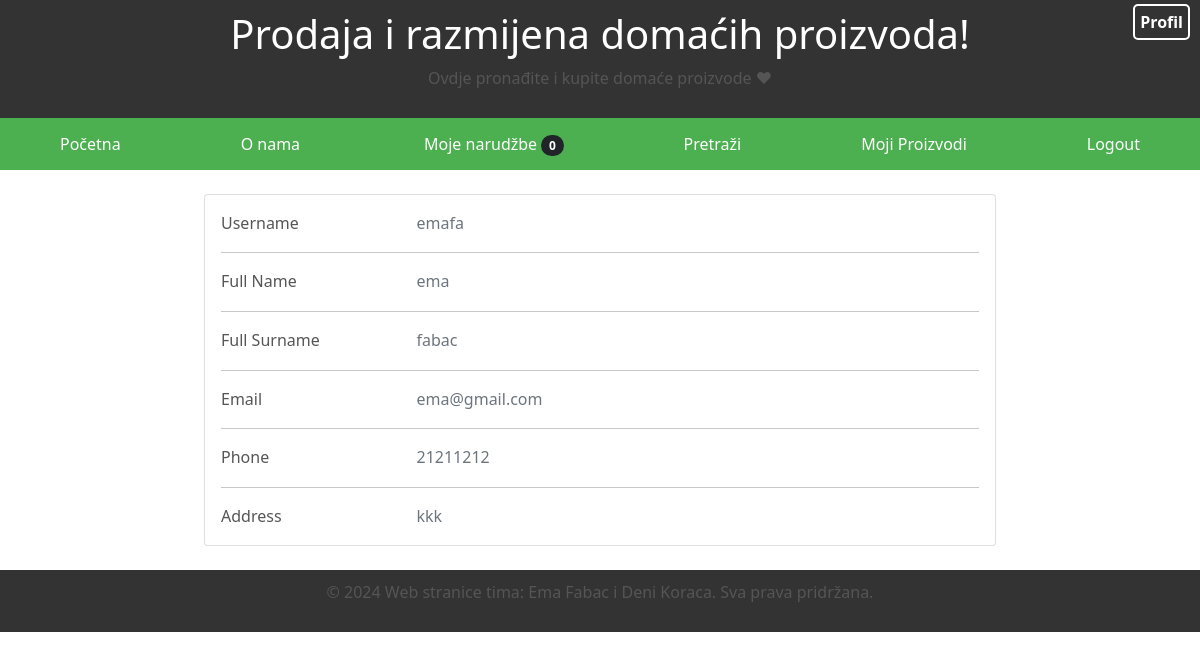
/profile/ (signed in), run on an earlier commit of the app's database.
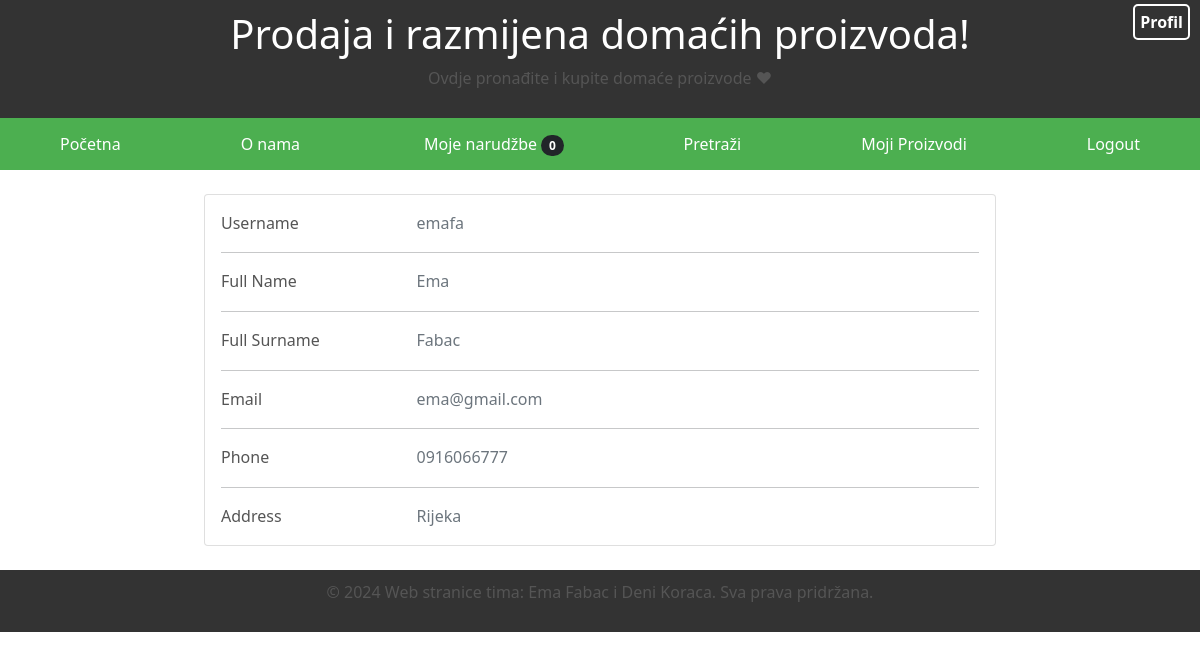
And on a later commit of the database.
### main/models.py (models this page shows, shortened)
class Korisnik(models.Model):
    ime_korisnika = models.CharField(max_length=100)
    prezime_korisnika = models.CharField(max_length=100)
    adresa_korisnika = models.CharField(max_length=100)
    mobitel_korisnika = models.CharField(max_length=10)
    email_korisnika = models.EmailField()
    user = models.OneToOneField(User, null=True, on_delete=models.CASCADE)

### main/views.py (the view)
# urls.py: path('profile/', views.profile.as_view(), name='profile'),
class profile (ListView):
    model = Korisnik
    template_name = 'profile.html'

### main/cart.py (called while the page is built)
	def __len__ (self):
		return len(self.cart)

### main/context_processors.py (called while the page is built)
def cart(request):
    return {'cart': Cart(request)}

### main/templates/profile.html
{% extends "landing.html" %}
{% block content %}
{% load static %}
<br/>
{% if user.is_authenticated %}
<div class="row justify-content-center">
<div class="col-lg-8">
    <div class="card mb-4">
      <div class="card-body">
        <div class="row">
          <div class="col-sm-3">
            <p class="mb-0">Username</p>
          </div>
          <div class="col-sm-9">
            <p class="text-muted mb-0">{{ user.username }}</p>
          </div>
        </div>
        <hr>
{% for kor in object_list %}
{%if user.username == kor.user.username%}
        <div class="row">
            <div class="col-sm-3">
              <p class="mb-0">Full Name</p>
            </div>
            <div class="col-sm-9">
              <p class="text-muted mb-0">{{ kor.ime_korisnika }}</p>
            </div>
          </div>
          <hr>
        <div class="row">
            <div class="col-sm-3">
              <p class="mb-0">Full Surname</p>
            </div>
            <div class="col-sm-9">
              <p class="text-muted mb-0">{{ kor.prezime_korisnika }}</p>
            </div>
          </div>
          <hr>
        <div class="row">
          <div class="col-sm-3">
            <p class="mb-0">Email</p>
          </div>
          <div class="col-sm-9">
            <p class="text-muted mb-0">{{ kor.email_korisnika }}</p>
          </div>
        </div>
        <hr>
        <div class="row">
          <div class="col-sm-3">
            <p class="mb-0">Phone</p>
          </div>
          <div class="col-sm-9">
            <p class="text-muted mb-0">{{ kor.mobitel_korisnika }}</p>
          </div>
        </div>
        <hr>
        <div class="row">
          <div class="col-sm-3">
            <p class="mb-0">Address</p>
          </div>
          <div class="col-sm-9">
            <p class="text-muted mb-0">{{ kor.adresa_korisnika }}</p>
          </div>
        </div>
      </div>
    </div></div>
{%endif%}
{% endfor %}
{% endif %}
{% endblock %}

What changed in the data, as far as the page shows it:
changed Korisnik "ema@gmail.com": ime_korisnika "ema" → "Ema"; prezime_korisnika "fabac" → "Fabac"; mobitel_korisnika "21211212" → "0916066777"; adresa_korisnika "kkk" → "Rijeka"
